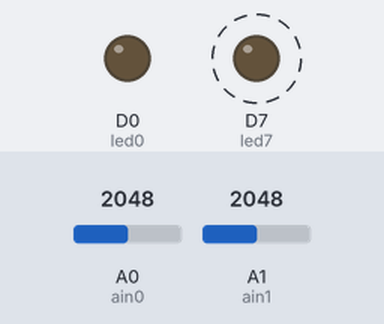
Recording of a sketch running on a simulated Particle Photon. Parts: output pins drawn as LEDs (lit = HIGH). Dashed ring = blinking. The inputs (shaded band) are chosen by the test bench; at power-on: A0 (ain0) = 2048, A1 (ain1) = 2048.

Above: at 0.2 s.
Timing chart, 0 to 3.0 s (numbered marks = the images above):
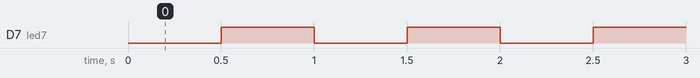

The sketch:

CoreReadTLWriteLED.ino
```cpp
// Updated June 19, 2015 for GitHub repository

int led0 = D0;  // You'll need to wire an LED to this one to see it blink.
int led7 = D7; // This one is the built-in tiny one to the right of the USB jack
int ain0 = A0; // the light sensor
int ain1 = A1; // The temperature sensor
int A0val = 0;
int A1val = 0;
int tempF = 0;
int statusCode = 0;
String arguments;


void setup() {
   Spark.variable("Light", &A0val, INT);
   Spark.variable("Temp", &A1val, INT);
   Spark.function("lightLed0", lightLed0);
   pinMode(led0, OUTPUT);
   pinMode(led7, OUTPUT);
   pinMode(ain0, INPUT);
   pinMode(ain1, INPUT);

}

// Spark variables are constantly updated by the firmware in the backgound
// and the current value is available to the SDK getVAriable method.
void loop() {
   A0val = analogRead(ain0);
   A1val = analogRead(ain1);


   digitalWrite(led7, LOW);  // This blinking LED code is just proof of life
   delay(500);               // if the Core is on the desk in front of you,
   digitalWrite(led7, HIGH); // as mine is.
   delay(500);               // Wait for 1/2 second in on, then off mode
}

 //  This is the function that is run when the SDK callFunction method is run.
 int lightLed0(String args) {
     if (args == "0") digitalWrite(led0, LOW);
     if (args == "1") digitalWrite(led0, HIGH);
     int statusCode = 1;
     return statusCode;
 }
```

Measured:
- by itself, D7 (led7): alternates HIGH for 0.50 s and LOW for 0.50 s
